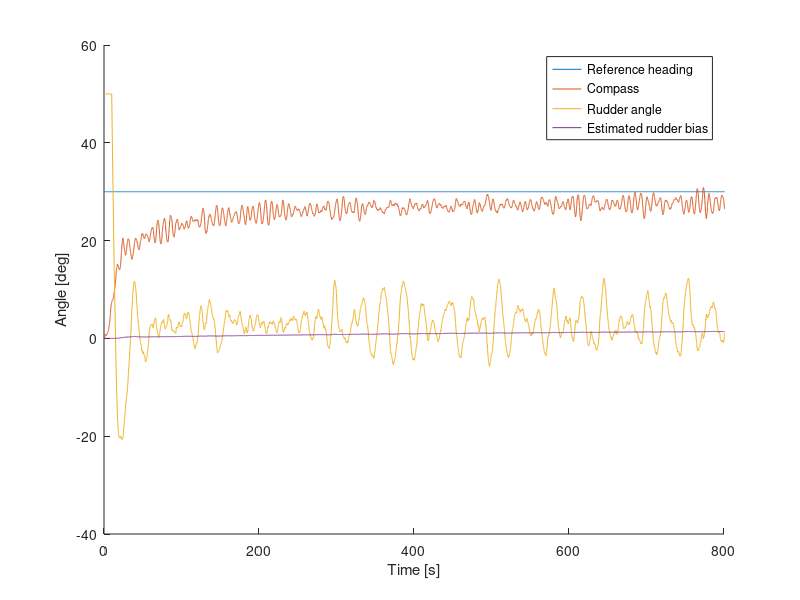

Write the MATLAB code that produced this figure. (Note: this script raises an error after producing the figure.)
close all; hold on;

load('ref.mat');
load('Compass.mat');
load('Rudder.mat');
load('bHat');
load('estimateHeading.mat');
load('psiWave.mat');
load('waveInfluence.mat');

t = ref(1,:);
t2 = bHat(1,:);

h1 = plot(t, ref(2,:));
h2 = plot(t, Compass(2,:));
h3 = plot(t, Rudder(2,:));
h4 = plot(t2, bHat(2,:));
xlim([0 800]); xlabel('Time [s]'); ylabel('Angle [deg]');
legend('Reference heading','Compass','Rudder angle','Estimated rudder bias');
h1.LineWidth = 1.5;
h2.LineWidth = 2;
h4.LineWidth = 2.5; h4.LineStyle = ':';

print -depsc plotKalman1
%%
t3 = estimateHeading(1,:);

figure; hold on;
H1 = plot(t, ref(2,:));
H2 = plot(t, Compass(2,:));
H3 = plot(t3, estimateHeading(2,:));
xlim([0 2000]);
legend('Reference heading', 'Compass heading', 'Estimated average heading \psi')

H3.LineWidth=2; H3.Color='g';
print -depsc plotKalman2

%%
figure; hold on;
load('psiWave.mat');
load('waveInfluence.mat');
t4 = psiWave(1,:);



H1 = plot(t, waveInfluence(2,:));
H2 = plot(t4, psiWave(2,:));
xlim([0 300]);
legend('Real wave influence','Estimated wave influence')

H2.LineWidth=1; H2.Color='g'; H2.LineStyle='--';
print -depsc plotKalmanWave



